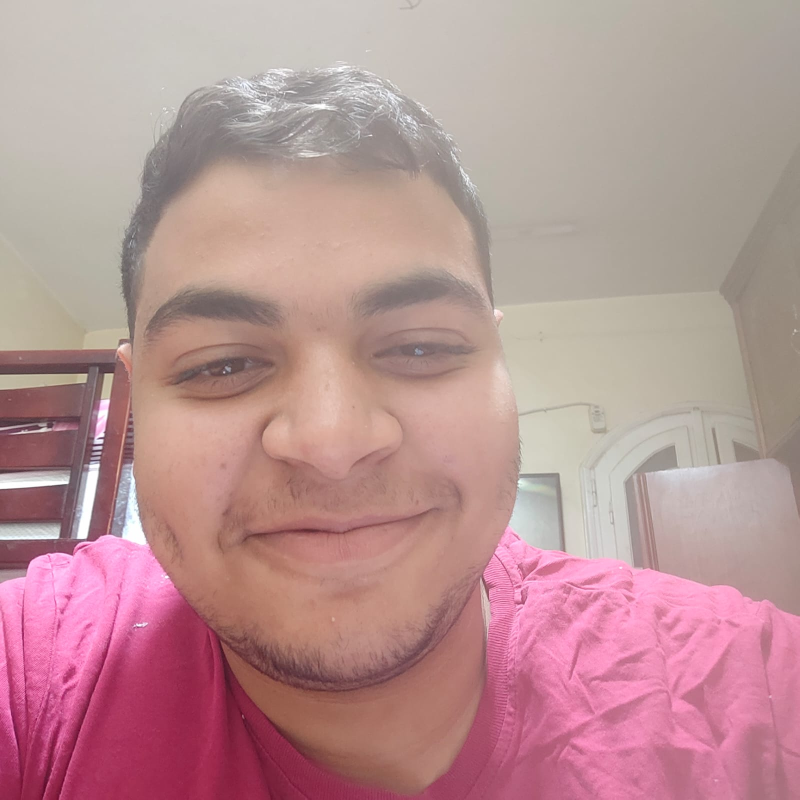
#> input picture face detection and recognition on pictures/faces/Name Ahmed Ragheb Id 1201171Level 3/a.jpg, 1599 x 1599 px, found by its file name (shown at 1/2 size); its folder holds only this picture in this run
$ python faces_train.py
#> lines starting #> are read from the running program, lines starting #| are printed output that depends on the picture
import cv2 as cv
import numpy as np
import os

people = ["Name Ahmed Ragheb Id 1201171Level 3", "Name Ali Ali Azmy Id 1201252 Level 3", "Name Bahi Eid Id 1201041 Level 3", "Name Mohamed Abdo Mady Id 1201355 Level 3", "Name Mohamed Abo Elkhair Id 1201356 Level 3","Prof.Dr. Mohammed Kamal"]
DIR = r"C:\Users\Ibra\Documents\face recognition on pictures\faces"

haar_cascade = cv.CascadeClassifier('haarcascade_frontalface_default.xml')

features = []
labels = []

def create_train():
    for person in people:
        path = os.path.join(DIR, person)
        label = people.index(person)

        for img_name in os.listdir(path):
            img_path = os.path.join(path, img_name)
            img = cv.imread(img_path)
#> img is the input picture: shape (1599, 1599, 3); mean B, G, R 148.4, 146.9, 185.6
            gray = cv.cvtColor(img, cv.COLOR_BGR2GRAY)
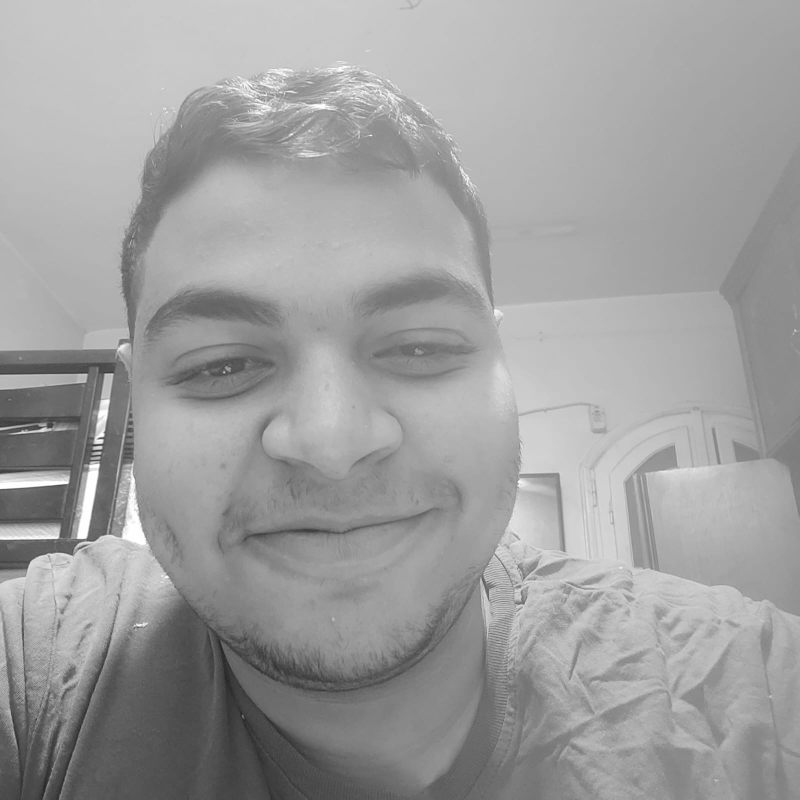
#> gray: shape (1599, 1599) (shown at 1/2 size); min 31, max 255, mean 158.6

            faces_rect = haar_cascade.detectMultiScale(gray, scaleFactor=1.1, minNeighbors=4)
#> faces_rect = [[152, 325, 983, 983]]

            for (x, y, w, h) in faces_rect:
                faces_roi = gray[y:y+h, x:x+w]
                features.append(faces_roi)
                labels.append(label)
#> this loop made 1 pass
#> pass 1, in create_train, `faces_roi = gray[y:y+h, x:x+w]`:
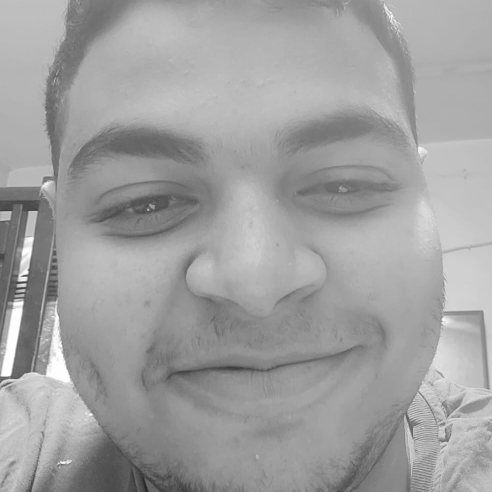
#> faces_roi: shape (983, 983) (shown at 1/2 size); min 33, max 255, mean 159.8
#> after the loop, features = 1 item; labels = [0]
#> pass 2 of the loop in create_train, `for person in people:`:
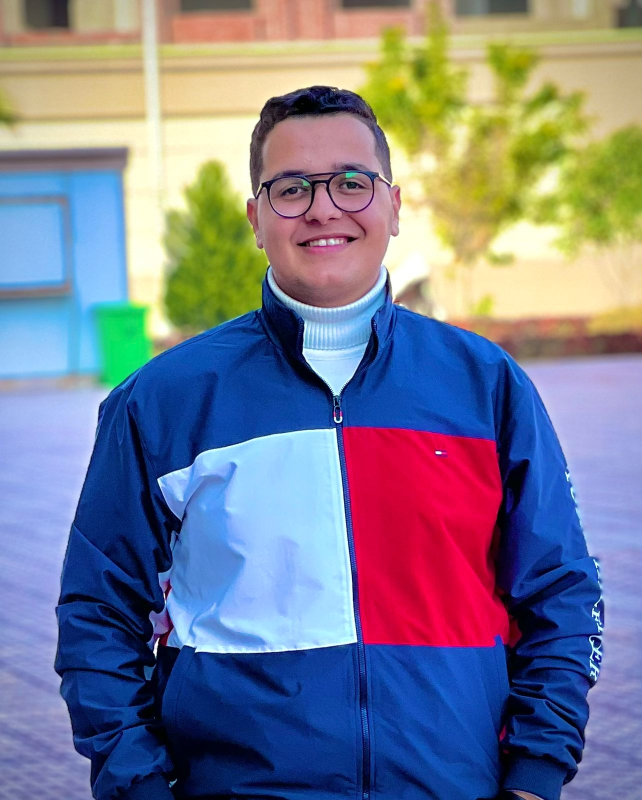
#> input picture face detection and recognition on pictures/faces/Name Ali Ali Azmy Id 1201252 Level 3/b.jpg, 1284 x 1600 px, found by its file name (shown at 1/2 size)
#> in create_train, img is the input picture: shape (1600, 1284, 3); mean B, G, R 144, 124.3, 121.7
#> in create_train, `gray = cv.cvtColor(img, cv.COLOR_BGR2GRAY)`:
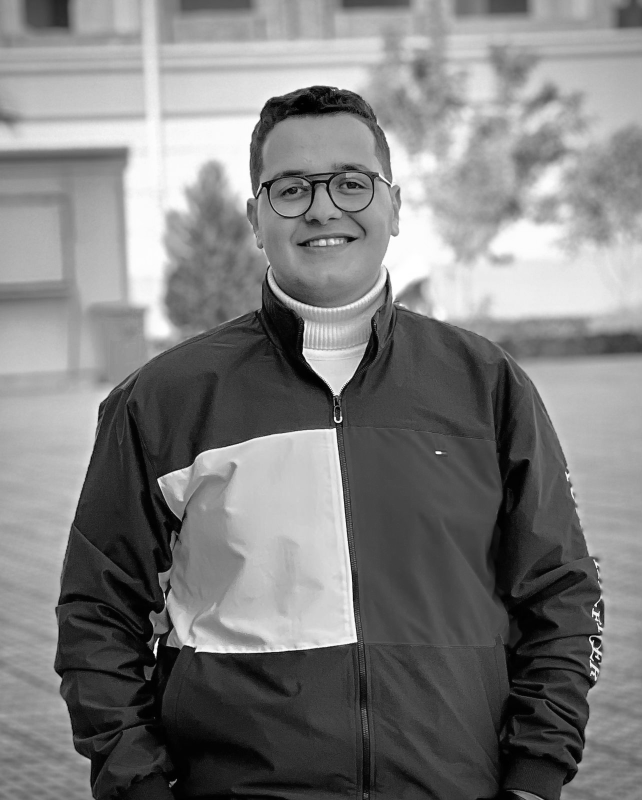
#> gray: shape (1600, 1284) (shown at 1/2 size); min 0, max 255, mean 125.8
#> faces_rect = [[604, 636, 137, 137], [101, 1275, 196, 196], [479, 245, 316, 316]]
#> the loop in create_train, `for (x, y, w, h) in faces_rect:` made 3 passes
#> pass 3, in create_train, `faces_roi = gray[y:y+h, x:x+w]`:
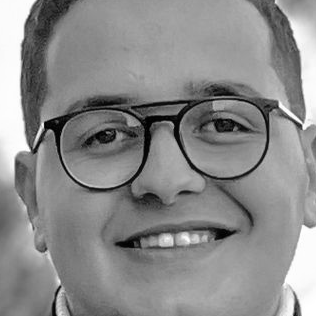
#> faces_roi: shape (316, 316); min 1, max 255, mean 139
#> after the loop in create_train, `for (x, y, w, h) in faces_rect:`: features = 4 items; labels = [0, 1, 1, 1]

#> (the run stopped early here; a loop or call above may not have finished)
